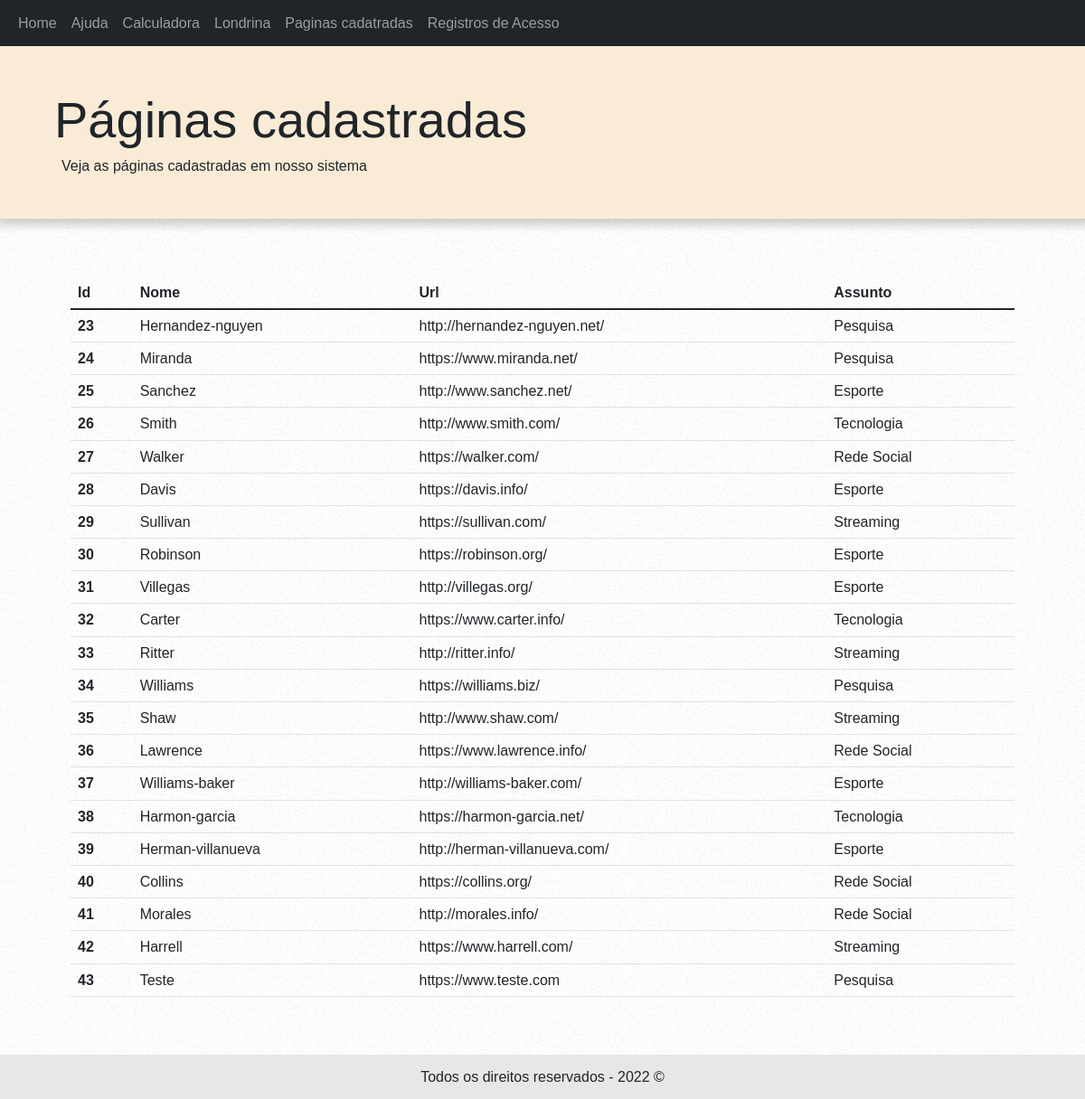
The page /paginas on the database as committed earlier.
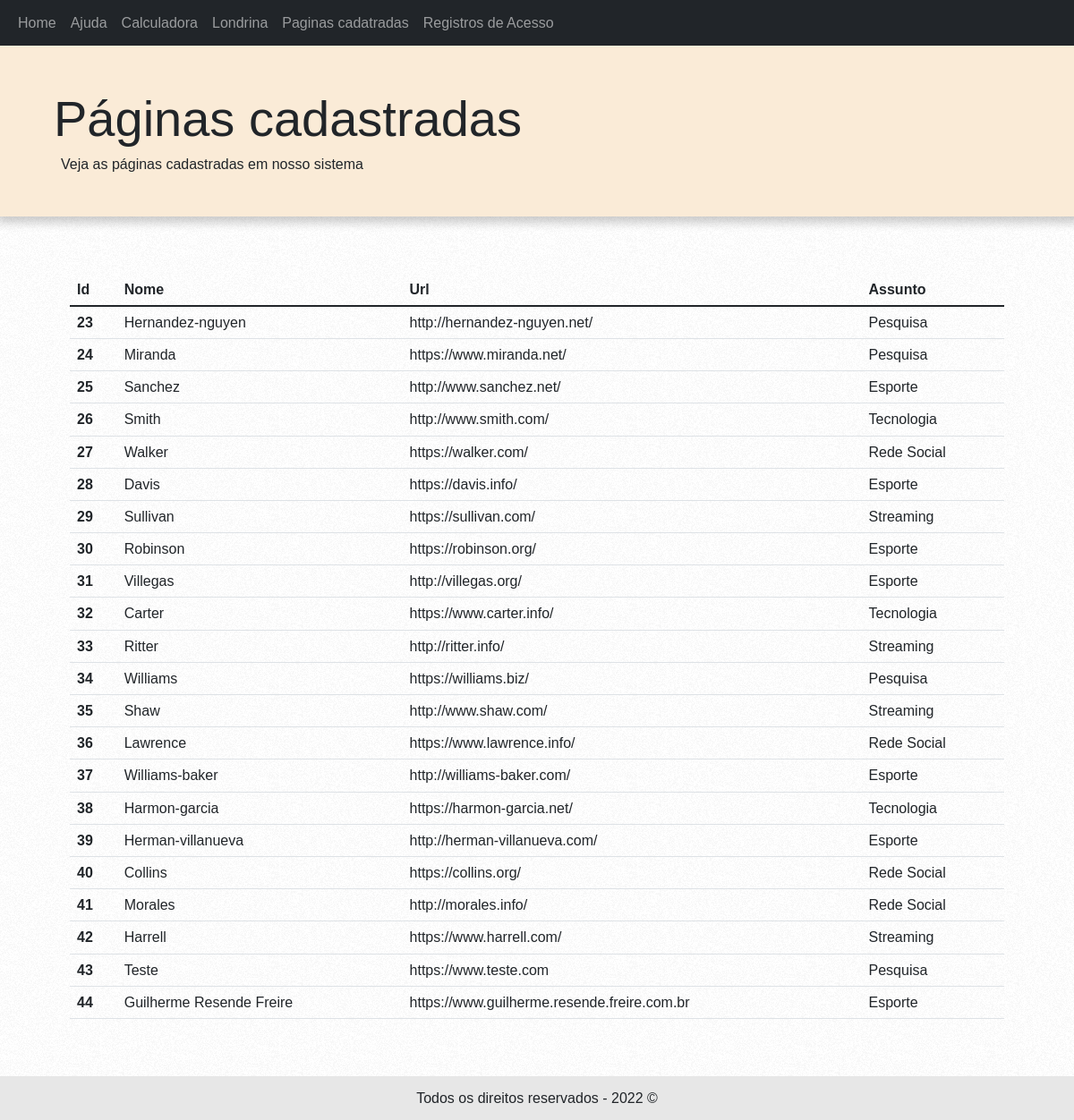
The same page on the database as committed later.
### first_app/models.py (models this page shows, shortened)
class Webpage(models.Model):
    name = models.CharField(max_length=264, unique=True)
    url = models.URLField(unique=True)
    subject = models.ForeignKey(Subject, on_delete=models.DO_NOTHING)

class Subject(models.Model):
    name = models.CharField(max_length=264, unique=True)
    def __str__(self):
        return self.name

### first_app/views.py (the view)
# urls.py: path('paginas', views.paginas, name='paginas'),
def paginas(request):
    paginas = Webpage.objects.all()
    context = {
        'paginas': paginas
    }
    return render(request, 'primeiro_projeto/paginas.html', context)

### first_app/templates/primeiro_projeto/paginas.html (shortened to what this page needs)
<!doctype html>
{% load static %}
<html lang="pt-br">
<head>
    <link href="https://cdn.jsdelivr.net/npm/bootstrap@5.1.3/dist/css/bootstrap.min.css" rel="stylesheet">
    <link rel="stylesheet" href="{% static 'primeiro_projeto/css/londrina.css' %}">
</head>
<body>
    <nav class="navbar navbar-expand-md navbar-dark bg-dark">
        <div class="container-fluid">
            <ul class="navbar-nav">
                <li class="nav-item">
                    <a class="nav-link" href="/">
                        Home
                    </a>
                </li>
                <li class="nav-item">
                    <a class="nav-link" href="help">Ajuda</a>
                </li>
                <li class="nav-item">
                    <a class="nav-link" href="calculadora">Calculadora</a>
                </li>
                <li class="nav-item">
                    <a class="nav-link" href="londrina">Londrina</a>
                </li>
                <li class="nav-item">
                    <a class="nav-link" href="paginas">Paginas cadatradas</a>
                </li>
                <li class="nav-item">
                    <a class="nav-link" href="registros_acesso">Registros de Acesso</a>
                </li>
            </ul>
        </div>
    </nav>
    <div class="row mb-3 painel">
        <div class="col-md-12">
            <div class="container-fluid p-5 text-dark">
                <h1 class="display-4">Páginas cadastradas</h1>
                <span class="m-2">Veja as páginas cadastradas em nosso sistema</span>
            </div>
        </div>
    </div>
    <div class="container p-5">
        <table class="table table-hover">
            <thead>
                <tr>
                    <th>Id</th>
                    <th scope="col">Nome</th>
                    <th scope="col">Url</th>
                    <th scope="col">Assunto</th>
                </tr>
            </thead>
            <tbody>
                {% for pagina in paginas %}
                    <tr>
                        <th scope="row">{{ pagina.id }}</th>
                        <td>{{ pagina.name }}</td>
                        <td>{{ pagina.url }}</td>
                        <td>{{ pagina.subject }}</td>
                    </tr>
            {% endfor%}
            </tbody>
        </table>
    </div>
    <footer id="rodape" class="">
        <span>Todos os direitos reservados - 2022 &copy</span>
    </footer>
</body>
</html>

### first_app/static/primeiro_projeto/css/londrina.css (style rules this page uses)
body { line-height: 1.2; font-family: Helvetica, sans-serif; background-color: gray; background: url(images/noise.png); align-items: center; }
#rodape { background-color: #e7e7e7; text-align: center; padding: 15px; }
.painel { width: 100%; padding: 0; margin-left: 0; background-color: antiquewhite; box-shadow: 2px 2px 10px 5px rgba(0, 0, 0, 0.2); }

Rows that differ between the two databases and show on the page:
added Webpage: id "44", name "Guilherme Resende Freire", url "https://www.guilherme.resende.freire.com.br", subject "Esporte"
